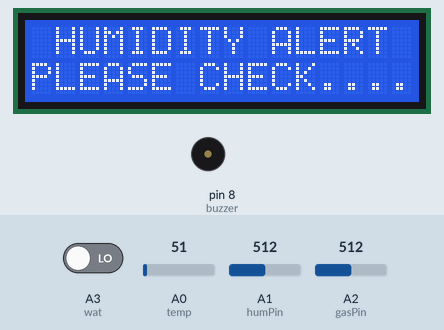
The sketch below on a simulated Arduino Uno, built with avr-gcc and run on an emulated ATmega328P. On the bench: 16×2 character LCD, buzzer (waves = sounding, pin HIGH). Inputs (shaded band) come from the test bench; at power-on: A1 (humPin) = 512, A0 (temp) = 51, A2 (gasPin) = 512, A3 (wat) LOW. What the sketch prints to the serial monitor is not drawn.

Above: at 10.2 s.
10.3 s: A1 (humPin) set to 264
19.8 s: A1 (humPin) set to 238
At 24.5 s:
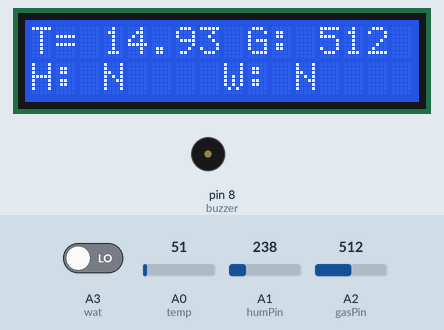
24.8 s: A0 (temp) set to 124
At 25.7 s:
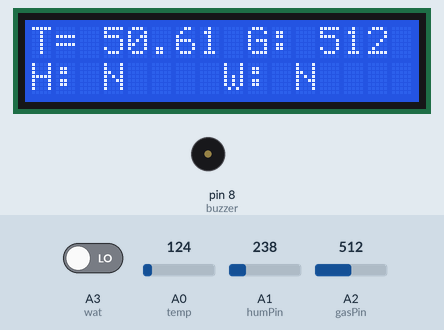
28.7 s: A0 (temp) set to 140
At 31.8 s:
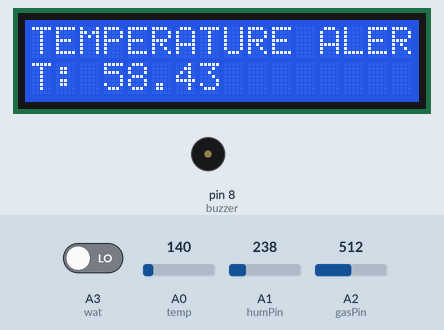
34.1 s: A2 (gasPin) set to 910
At 42.1 s:
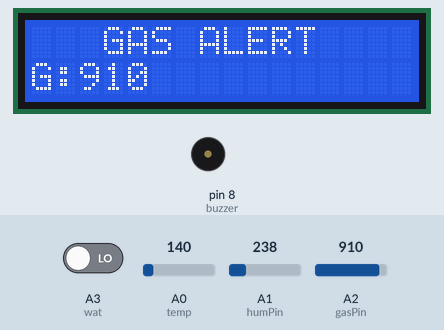
42.7 s: A3 (wat) driven HIGH
At 51.6 s:
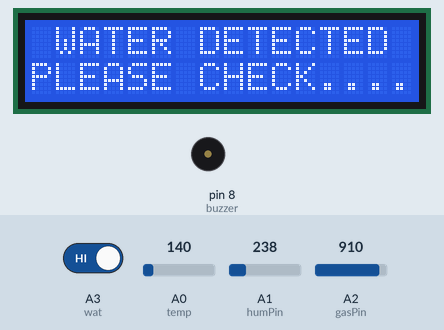
Timing chart, 0 to 53.1 s (numbered marks = the images above; inputs shaded):
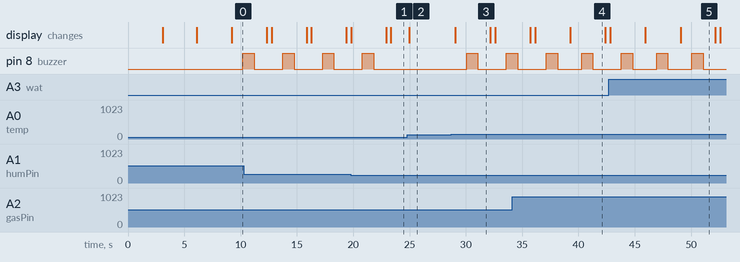

The sketch:

tx_of_fault_management_aurora.ino
```cpp
#include<String.h>
#include <LiquidCrystal.h>
#include <SoftwareSerial.h>

SoftwareSerial SIM900(12,13);
LiquidCrystal lcd (2,3,4,5,6,7);

#define temp A0
#define humPin A1
#define gasPin A2
#define wat A3
#define buzzer 8

float temp1=0.0;
String read_msg = "\0";

unsigned temp2 = 0;
int hum = 0;
int gas = 0;
String T = "N";
String H = "N";
String G = "N";
String W = "N";


void beep()
{
   digitalWrite(buzzer, HIGH);
   delay(1000);
    digitalWrite(buzzer, LOW);
    delay(100);
}

void showprojectname ()
{
  lcd.clear();
    lcd.setCursor(0,0);
    lcd.print("IOT BSD FAULT     ");
    lcd.setCursor(0,1);
    lcd.print("   MANAGEMNET   ");
  delay(3000);
  lcd.clear();
    lcd.setCursor(0,0);
    lcd.print(" PLATFORM WITH");
    lcd.setCursor(0,1);
    lcd.print(" PROTECTION AT  ");
  delay(3000);
   lcd.clear();
    lcd.setCursor(0,0);
    lcd.print("   COAL MINES     ");
    lcd.setCursor(0,1);
    lcd.print("..................");
  delay(3000);

}


void setup() {
  // put your setup code here, to run once:
Serial.begin(9600);
lcd.begin(16,2);

 Serial.println("power up");
showprojectname ();


pinMode(temp,INPUT);
pinMode(humPin,INPUT);
pinMode(gasPin,INPUT);
pinMode(wat,INPUT);
pinMode(buzzer,OUTPUT);

  // initialize serial for ESP module
  SIM900.begin(9600);

  // check for the presence of the shield

Serial.println(F("PLEASE SHOW CARD "));
}

void loop() {

temp2 = analogRead(temp); //read data from analog pin A1.
float V=temp2*(5/(1023.00)); //conversion of analog voltage to digital voltage.
  temp1=V*100; //temperature in centigrade scale.
temp1 = temp1-10;
Serial.print("temperature is = "); Serial.println(temp1);
delay(50);

hum = analogRead(humPin);
gas = analogRead(gasPin);
delay(50);
Serial.print(F("gas = ")); Serial.println(gas);
Serial.print(F("humidity = ")); Serial.println(hum);

 if (temp1 > 55)
{
T = "Y";
lcd.clear();
    lcd.setCursor(0,0);
    lcd.print("TEMPERATURE ALERT");
    lcd.setCursor(0,1);
    lcd.print("T: "+String(temp1));
    SIM900.println("TEMPEARUTE ALERT T="+String(temp1)+"\r\n");
    delay(1000);
    beep ();
  delay(1000);
}
else
{
T = "N";
}

if (gas > 900)
{
  G = "Y";
lcd.clear();
    lcd.setCursor(0,0);
    lcd.print("   GAS ALERT    ");
    lcd.setCursor(0,1);
    lcd.print("G:"+String(gas));
    SIM900.println("GAS ALERT\r\n");
    delay(1000);
    beep ();
  delay(1000);
}
else
{
  G = "N";
}

if (hum > 250)
{
  H = "Y";
lcd.clear();
    lcd.setCursor(0,0);
    lcd.print(" HUMIDITY ALERT  ");
    lcd.setCursor(0,1);
    lcd.print("PLEASE CHECK.....");
    SIM900.println("HUMIDITY ALERT\r\n");
    delay(1000);
    beep ();
  delay(1000);
}
else
{
  H = "N";
}

if (digitalRead(wat)== HIGH)
{
  W = "Y";
lcd.clear();
    lcd.setCursor(0,0);
    lcd.print(" WATER DETECTED ");
    lcd.setCursor(0,1);
    lcd.print("PLEASE CHECK.....");
    SIM900.println("WATER DETECTED\r\n");
    delay(1000);
    beep ();
  delay(1000);

}
else
{
  W = "N";
}

  lcd.clear();
    lcd.setCursor(0,0);
    lcd.print("T= "+String(temp1)+" G: "+String(gas));
//    lcd.print("T= "+String(temp1)+" G: "+G);
    lcd.setCursor(0,1);
    lcd.print("H: "+ H + "    W: " + W);
delay(300);


} // loop


void lcdstring (unsigned int a, unsigned int b, String data)
{
  // lcd.clear();
  lcd.setCursor(a, b);
  lcd.print(data);
}
```

Measured:
- the behaviour switches between 251 and 250 on A1 (humPin) (found by bisection; images 0 and 1)
- the behaviour switches between 132 and 133 on A0 (temp) (found by bisection; images 2 and 3)
- after the input at 19.8 s, pin 8 (buzzer): goes on until 21.8 s, then stays LOW; the display: first differs from a run without the input after 3.5 s (image 1)
- after the input at 24.8 s, the display: changes after 0.16 s (image 2)
- after the input at 28.7 s, pin 8 (buzzer): LOW → HIGH after 1.4 s, → LOW 1.0 s later, → HIGH 2.5 s later; the display: changes after 0.37 s (image 3)
- after the input at 34.1 s, the display: first differs from a run without the input after 5.2 s (image 4)
- after the input at 42.7 s, the display: first differs from a run without the input after 6.4 s (image 5)
- by itself, pin 8 (buzzer): alternates HIGH for 1.0 s and LOW for 2.5 s
